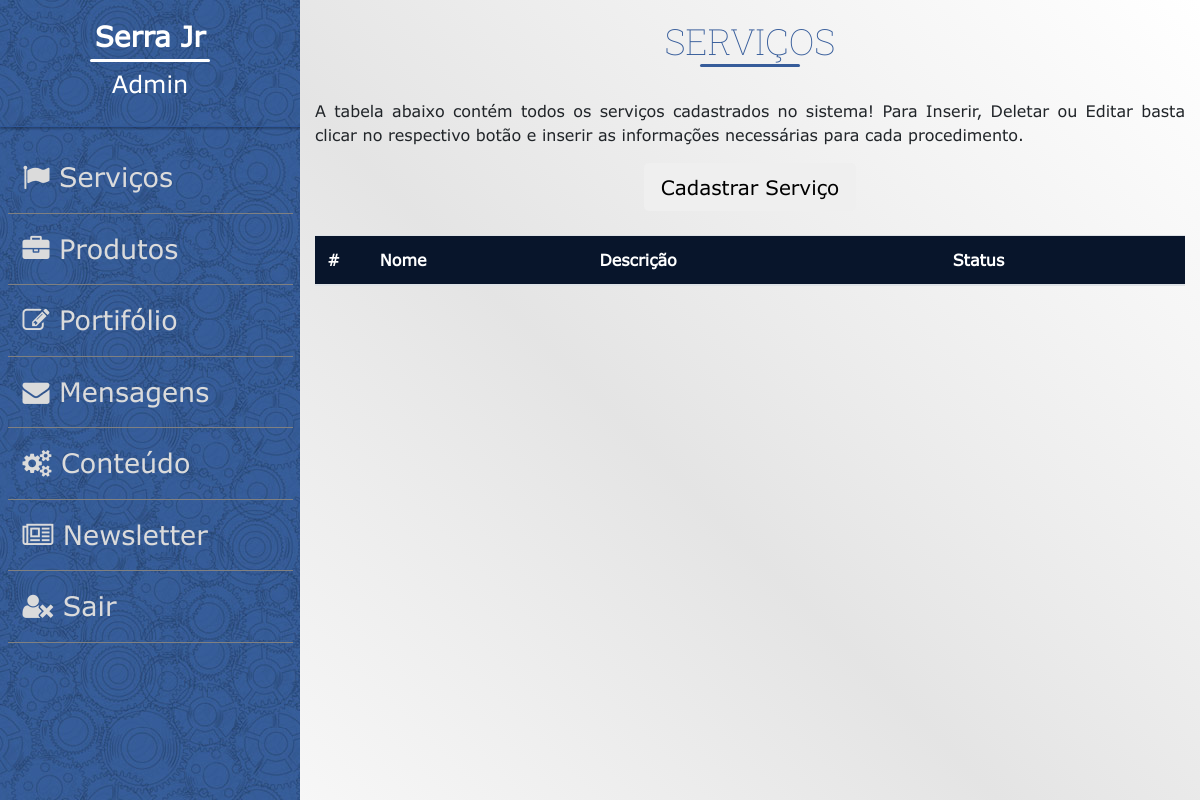
Page /sistema/gerenciador.php?mod=1 (signed in) on the earlier database version.
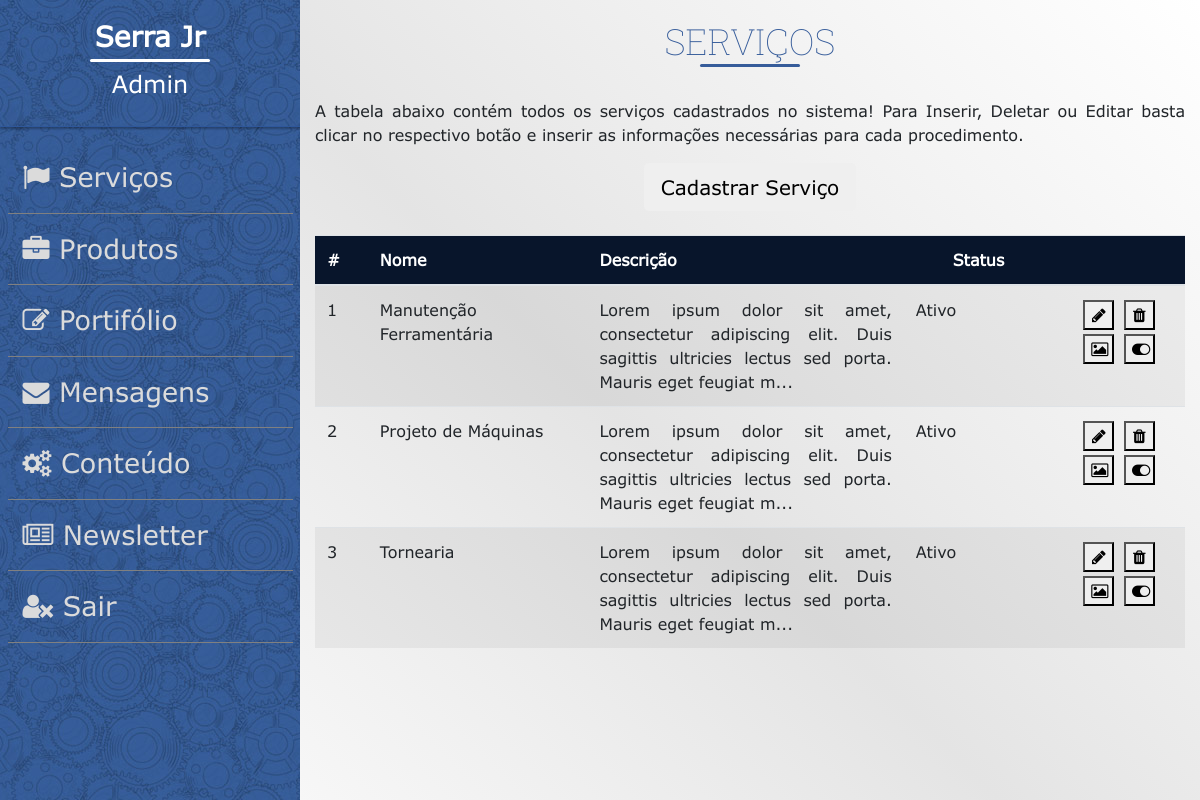
Same page on the later database version.
### tables this page shows
CREATE TABLE `servico` (
  `codServico` int(11) NOT NULL,
  `nome` varchar(150) NOT NULL,
  `descricao` text NOT NULL,
  `imagem` varchar(150) NOT NULL,
  `estatus` tinyint(1) NOT NULL
);

### sistema/mod_servicos.php (the view, shortened to what this page needs)
<!DOCTYPE html>
<html>
    <head>
        <link rel="stylesheet" href="../css/normalize.css">
        <link rel="stylesheet" href="../css/Sistema.css">
        <link rel="stylesheet" href="../css/main.css">
        <link rel="stylesheet" href="../css/responsividade.css">
        <link rel="stylesheet" href="../bootstrap/css/bootstrap.min.css">
        <link rel="stylesheet" href="https://cdnjs.cloudflare.com/ajax/libs/font-awesome/4.7.0/css/font-awesome.css">
    </head>
    <body>
        <div class="container-fluid">
            <div class="row">
                <div class="col-3" id="menu-lateral">
                    <div id="usuarioSistema">
                        <h3> <?= isset($_SESSION['nome'])? $_SESSION['nome'] : 'Nome usuário' ?>  </h3>
                        <h4> <?= isset($_SESSION['cargo'])? $_SESSION['cargo'] : 'cargo' ?> </h4>
                    </div>
                    <div id="menuSistema">
						<?php require_once('menuLateral.php'); ?>
                    </div>
                </div>
                <div class="col-9" id="painelSistema">
					<h1 class="titulo_secoes"> Serviços </h1>
					<p>
						<br>
						A tabela abaixo contém todos os serviços cadastrados no sistema!
						Para Inserir, Deletar ou Editar basta clicar no respectivo botão e inserir as informações necessárias
						para cada procedimento.
					</p>
					<div class="container">
						<div class="row">
							<div class="col-md-4 offset-md-4">
								<button data-toggle="modal" data-target="#cadastrarServico" id="services" class="mx-auto d-block btn btn-lg BotaoCadastra">Cadastrar Serviço</button>
							</div>
						</div>
					</div>
					<br>
					<div class="table-responsive" id="table-responsive">
						<table  class="table table-striped table-hover Tabela" id="tb1">
							<thead >
								<tr>
									<th style="width:6%;"> # </th>
									<th style="width:25%;"> Nome </th>
									<th style="width:36%;"> Descrição </th>
									<th style="width:17%;text-align:center"> Status </th>
									<th style="width:15%;">  </th>
								</tr>
							</thead>
							<tbody>
								<?php
								$objDB = new db();
								$conn = $objDB->conecta_mysql();
								$query_select = "SELECT * FROM servico;";
								$result_select = mysqli_query($conn,$query_select) or die(mysql_error());
								$rows = array();
								$counter = 0;
								while($row = mysqli_fetch_array($result_select))
									$rows[] = $row;
								foreach($rows as $row){
									$counter = $counter + 1;
									$codServico = $row['codServico'];
									$nome = $row['nome'];
									$descricao = $row['descricao'];
									$estatus = $row['estatus'];
									echo '<tr class="odd gradeX">';
									echo '<td>'.$counter.'</td>';
									echo '<td>'.$nome.'</td>';
									echo '<td>'.substr($descricao,0,120).'...</td>';
									if($estatus){
										echo '<td >
										<span id="status'.$codServico.'" value="Ativo">Ativo</span>
										</td>';
									}else{
										echo '<td>
										<span id="status'.$codServico.'" value="Inativo">Inativo</span>
										</td>';
									}
									echo '<td>
									<center>
									<button class="botaoEmail Botao" data-toggle="modal" id="modificaServico" data-target="#modificarServicos" value="'.$codServico.'" type="button"><i class="fa fa-pencil"></i> </button>
									<button class="botaoEmail Botao" data-toggle="modal" id="deletaServico" data-target="#exlcuirServico" value="'.$codServico.'" type="button"><i class="fa fa-trash"></i> </button><br>
									<button class="botaoEmail Botao" data-toggle="modal" id="previewImagens" data-target="#mostrarImagens" value="'.$codServico.'" type="button"><i class="fa fa-image"></i></button>
									';
									if($estatus){
										echo '
										<span id="onoff'.$codServico.'"><button value="'.$codServico.'" class="botaoEmail btnStatus" data-id="'.$codServico.'" data-status='.$codServico.' id="statusServico"> <i class="fa fa-toggle-on")"></i> </button></span>';
									}else{
										echo '
										<span id="onoff'.$codServico.'"><button value="'.$codServico.'" class="botaoEmail btnStatus" data-id="'.$codServico.'" data-status='.$codServico.' id="statusServico"> <i class="fa fa-toggle-off")"></i> </button></span>';
									}
									echo '	</center>
									</tr>';
								}
								?>
							</tbody>
						</table>
					</div>
			</div>
		</div>
	</div>
</body>
</html>

Differences in the rows shown:
added servico: nome "Manutenção Ferramentária", descricao "Lorem ipsum dolor sit amet, consectetur adipiscing elit. Duis sagittis ultricies lectus sed porta. Mauris eget feugiat m", $codServico 65 (drawn)
added servico: nome "Projeto de Máquinas", descricao "Lorem ipsum dolor sit amet, consectetur adipiscing elit. Duis sagittis ultricies lectus sed porta. Mauris eget feugiat m", $codServico 66 (drawn)
added servico: nome "Tornearia", descricao "Lorem ipsum dolor sit amet, consectetur adipiscing elit. Duis sagittis ultricies lectus sed porta. Mauris eget feugiat m", $codServico 67 (drawn)
